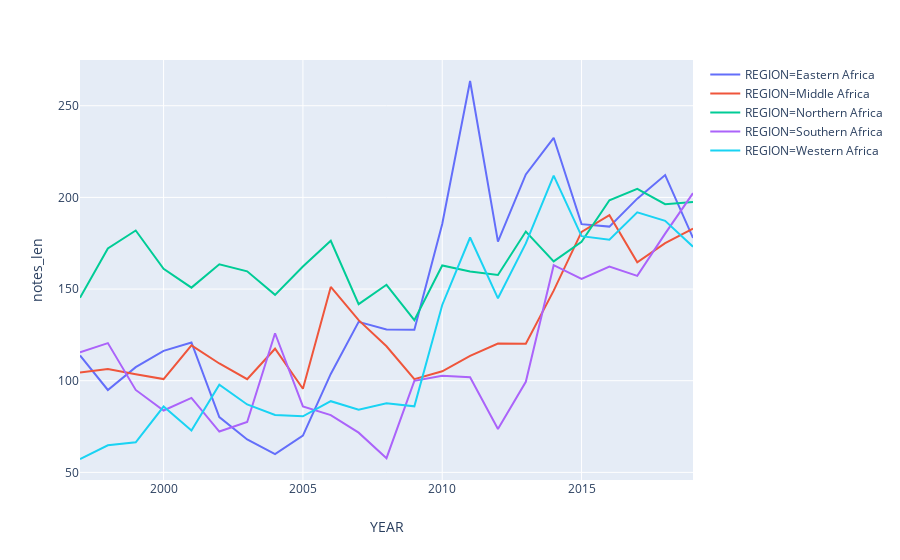

Here is the notebook cell this chart was saved with:
### Code cell
px.line(notes_len_region_yr, x='YEAR', y='notes_len', color='REGION')

### Figure 1 — Plotly figure (JSON) as saved in the notebook; plotly's stock layout.template omitted (floating-point values rounded to 4 significant figures)
{"data": [{"hovertemplate": "REGION=Eastern Africa<br>YEAR=%{x}<br>notes_len=%{y}<extra></extra>", "legendgroup": "REGION=Eastern Africa", "line": {"color": "#636efa", "dash": "solid"}, "mode": "lines", "name": "REGION=Eastern Africa", "showlegend": true, "type": "scatter", "uid": "42dd9574-6e4e-426f-bf49-d982fce5cd4d", "x": [1997, 1998, 1999, 2000, 2001, 2002, 2003, 2004, 2005, 2006, 2007, 2008, 2009, 2010, 2011, 2012, 2013, 2014, 2015, 2016, 2017, 2018, 2019], "xaxis": "x", "y": [113.8, 94.95, 107.4, 116.3, 120.9, 80.19, 67.97, 59.98, 70.03, 103.7, 132.1, 128.0, 127.9, 185.5, 263.5, 175.8, 212.5, 232.5, 185.4, 184.1, 199.3, 212.2, 177.9], "yaxis": "y"}, {"hovertemplate": "REGION=Middle Africa<br>YEAR=%{x}<br>notes_len=%{y}<extra></extra>", "legendgroup": "REGION=Middle Africa", "line": {"color": "#EF553B", "dash": "solid"}, "mode": "lines", "name": "REGION=Middle Africa", "showlegend": true, "type": "scatter", "uid": "0b9417fe-71c9-41c8-8a27-19c26736bed7", "x": [1997, 1998, 1999, 2000, 2001, 2002, 2003, 2004, 2005, 2006, 2007, 2008, 2009, 2010, 2011, 2012, 2013, 2014, 2015, 2016, 2017, 2018, 2019], "xaxis": "x", "y": [104.5, 106.4, 103.5, 100.9, 119.3, 109.4, 100.9, 117.4, 95.6, 151.2, 133.0, 118.8, 100.9, 105.1, 113.6, 120.3, 120.2, 149.1, 181.2, 190.3, 164.6, 175.1, 183.0], "yaxis": "y"}, {"hovertemplate": "REGION=Northern Africa<br>YEAR=%{x}<br>notes_len=%{y}<extra></extra>", "legendgroup": "REGION=Northern Africa", "line": {"color": "#00cc96", "dash": "solid"}, "mode": "lines", "name": "REGION=Northern Africa", "showlegend": true, "type": "scatter", "uid": "1d96acc9-7f73-4db2-966f-cc41678fd9e5", "x": [1997, 1998, 1999, 2000, 2001, 2002, 2003, 2004, 2005, 2006, 2007, 2008, 2009, 2010, 2011, 2012, 2013, 2014, 2015, 2016, 2017, 2018, 2019], "xaxis": "x", "y": [145.3, 172.2, 181.9, 161.0, 150.8, 163.5, 159.7, 146.8, 162.3, 176.3, 141.8, 152.3, 133.0, 162.9, 159.5, 157.7, 181.4, 165.1, 175.8, 198.4, 204.7, 196.3, 197.5], "yaxis": "y"}, {"hovertemplate": "REGION=Southern Africa<br>YEAR=%{x}<br>notes_len=%{y}<extra></extra>", "legendgroup": "REGION=Southern Africa", "line": {"color": "#ab63fa", "dash": "solid"}, "mode": "lines", "name": "REGION=Southern Africa", "showlegend": true, "type": "scatter", "uid": "f990bf57-bfc4-4e2d-bc68-8106ac03b9ae", "x": [1997, 1998, 1999, 2000, 2001, 2002, 2003, 2004, 2005, 2006, 2007, 2008, 2009, 2010, 2011, 2012, 2013, 2014, 2015, 2016, 2017, 2018, 2019], "xaxis": "x", "y": [115.5, 120.5, 94.97, 83.76, 90.6, 72.27, 77.49, 125.9, 85.96, 81.21, 71.66, 57.77, 99.92, 102.7, 101.9, 73.67, 99.39, 163.0, 155.5, 162.3, 157.2, 180.2, 202.3], "yaxis": "y"}, {"hovertemplate": "REGION=Western Africa<br>YEAR=%{x}<br>notes_len=%{y}<extra></extra>", "legendgroup": "REGION=Western Africa", "line": {"color": "#19d3f3", "dash": "solid"}, "mode": "lines", "name": "REGION=Western Africa", "showlegend": true, "type": "scatter", "uid": "5e49eb8a-62f6-4ab9-a609-a4b18ae78dde", "visible": true, "x": [1997, 1998, 1999, 2000, 2001, 2002, 2003, 2004, 2005, 2006, 2007, 2008, 2009, 2010, 2011, 2012, 2013, 2014, 2015, 2016, 2017, 2018, 2019], "xaxis": "x", "y": [57.29, 64.75, 66.42, 85.92, 72.88, 97.83, 87.03, 81.32, 80.6, 88.82, 84.21, 87.72, 86.03, 141.3, 178.1, 145.0, 174.9, 211.9, 178.9, 176.9, 191.9, 187.2, 173.1], "yaxis": "y"}], "layout": {"autosize": true, "grid": {"xaxes": ["x"], "xgap": 0.1, "xside": "bottom", "yaxes": ["y"], "ygap": 0.1, "yside": "left"}, "legend": {"tracegroupgap": 0}, "margin": {"t": 60}, "xaxis": {"autorange": true, "range": [1997, 2019], "title": {"text": "YEAR"}, "type": "linear"}, "yaxis": {"autorange": true, "range": [45.84, 275.0], "title": {"text": "notes_len"}, "type": "linear"}}}
